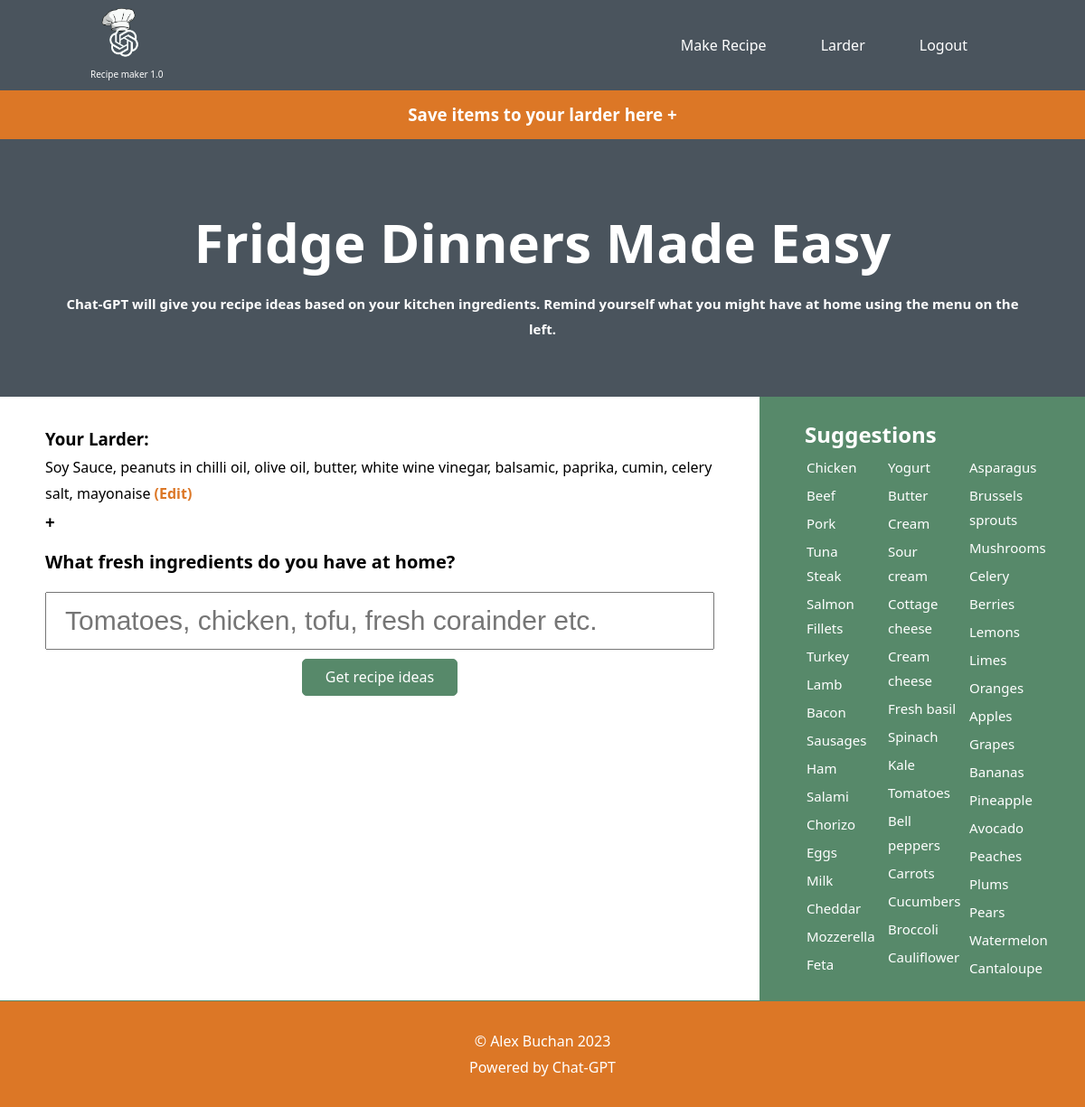
The app's page / (signed in), older data.
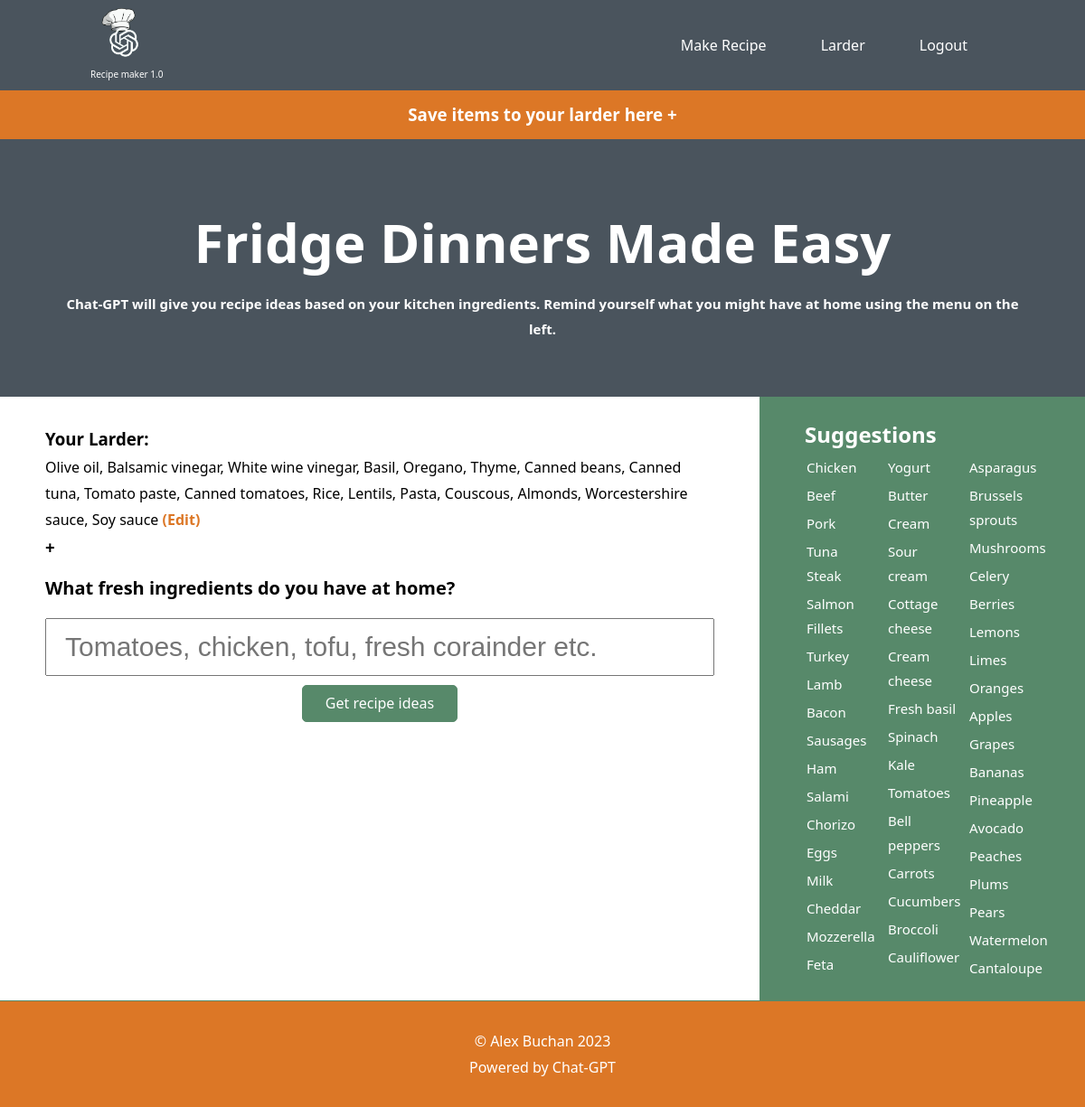
The same page, newer data.
### tables this page shows
CREATE TABLE users (
id INTEGER PRIMARY KEY AUTOINCREMENT,
name TEXT NOT NULL,
hash TEXT NOT NULL,
larder  TEXT NOT NULL
);

### app.py (the view, shortened to what this page needs)
@app.route('/', methods=['GET', 'POST'])
@login_required
def home():
    user_id = session["user_id"]
    if request.method == "GET":
        connection = sqlite3.connect('database.db')
        cursor = connection.cursor()
        row = cursor.execute("SELECT * FROM users WHERE id = ?", (user_id,)).fetchone()
        larder = row[3]
        return render_template('index.html', larder=larder)

### helpers.py (called while the page is built)
def login_required(f):
    @wraps(f)
    def decorated_function(*args, **kwargs):
        if session.get("user_id") is None:
            return redirect("/login")
        return f(*args, **kwargs)
    return decorated_function

### templates/index.html (shortened to what this page needs)
{% extends "layout.html" %} {% block main %}
<div class="larderHeader">
  <a href="/larder"
    ><h3 class="saveLard">Save items to your larder here +</h3>
  </a>
</div>
<header>
  <h1 class="title">Fridge Dinners Made Easy</h1>
  <strong class="headerInfo">
    Chat-GPT will give you recipe ideas based on your kitchen ingredients.
    Remind yourself what you might have at home using the menu on the left.
  </strong>
</header>
<div class="container">
  <div class="chatContainer">
    <div class="question">
      <div class="yourLarder">
        <h3>Your Larder:</h3>
        <p>
          {{larder}} <span><a class="edit" href="/larder">(Edit)</a></span>
        </p>
        <h3>+</h3>
      </div>
      <h1 class="chatHeader">What fresh ingredients do you have at home?</h1>
      <form action="/" method="post">
        <input
          type="text"
          placeholder="Tomatoes, chicken, tofu, fresh corainder etc."
          name="ingredients"
          id="ingredients"
        />
        <button class="getRecipes" type="submit">Get recipe ideas</button>
      </form>
    </div>
  </div>
  <div class="ingredientContainer">
    <h2>Suggestions</h2>
    <div class="ingredientListContainer">
      <ul>
        <li class="perishable">Chicken</li>
        <li class="perishable">Beef</li>
        <li class="perishable">Pork</li>
        <li class="perishable">Tuna Steak</li>
        <li class="perishable">Salmon Fillets</li>
        <li class="perishable">Turkey</li>
        <li class="perishable">Lamb</li>
        <li class="perishable">Bacon</li>
        <li class="perishable">Sausages</li>
        <li class="perishable">Ham</li>
        <li class="perishable">Salami</li>
        <li class="perishable">Chorizo</li>
        <li class="perishable">Eggs</li>
        <li class="perishable">Milk</li>
        <li class="perishable">Cheddar</li>
        <li class="perishable">Mozzerella</li>
        <li class="perishable">Feta</li>
        <li class="perishable">Yogurt</li>
        <li class="perishable">Butter</li>
        <li class="perishable">Cream</li>
        <li class="perishable">Sour cream</li>
        <li class="perishable">Cottage cheese</li>
        <li class="perishable">Cream cheese</li>
        <li class="perishable">Fresh basil</li>
        <li class="perishable">Spinach</li>
        <li class="perishable">Kale</li>
        <li class="perishable">Tomatoes</li>
        <li class="perishable">Bell peppers</li>
        <li class="perishable">Carrots</li>
        <li class="perishable">Cucumbers</li>
        <li class="perishable">Broccoli</li>
        <li class="perishable">Cauliflower</li>
        <li class="perishable">Asparagus</li>
        <li class="perishable">Brussels sprouts</li>
        <li class="perishable">Mushrooms</li>
        <li class="perishable">Celery</li>
        <li class="perishable">Berries</li>
        <li class="perishable">Lemons</li>
        <li class="perishable">Limes</li>
        <li class="perishable">Oranges</li>
        <li class="perishable">Apples</li>
        <li class="perishable">Grapes</li>
        <li class="perishable">Bananas</li>
        <li class="perishable">Pineapple</li>
        <li class="perishable">Avocado</li>
        <li class="perishable">Peaches</li>
        <li class="perishable">Plums</li>
        <li class="perishable">Pears</li>
        <li class="perishable">Watermelon</li>
        <li class="perishable">Cantaloupe</li>
      </ul>
    </div>
  </div>
</div>
{% endblock %}

Row changes from the older to the newer data that the page shows:
changed users: larder "Soy Sauce, peanuts in chilli oil, olive oil, butter, white wine vinegar, balsamic, paprika, cumin, celery salt, mayonaise" → "Olive oil, Balsamic vinegar, White wine vinegar, Basil, Oregano, Thyme, Canned beans, Canned tuna, Tomato paste, Canned tomatoes, Rice, Lentils, Pasta, Couscous, Almonds, Worcestershire sauce, Soy sauce"
